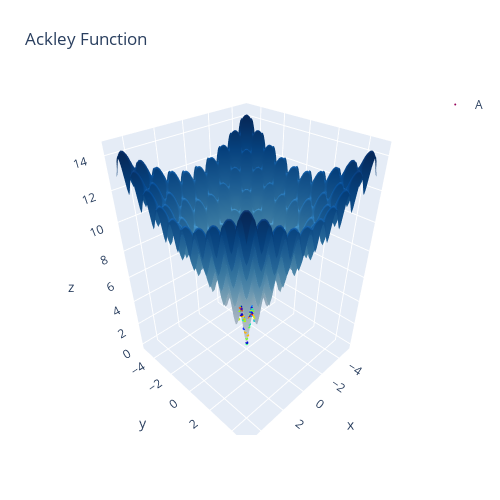

The cell this chart's notebook holds for it:
### Code cell
# Helpful analysis
# An example of plotting solutions from 3 optimziation methods.
# all_method_candidates has shape [3, 1000, 2], the first dim is the number of solutions
# the second dim is the number of steps taken in each method.
shcr_candidates = np.random.rand(100,2) # EXAMPLE PURPOSES ONLY replace with your actual solution.
shcr_candidates = shcr_candidates.reshape(-1,2)
all_method_candidates = np.array([shcr_candidates])
ack_figure = create_ackley_figure(all_method_candidates)
ack_figure
